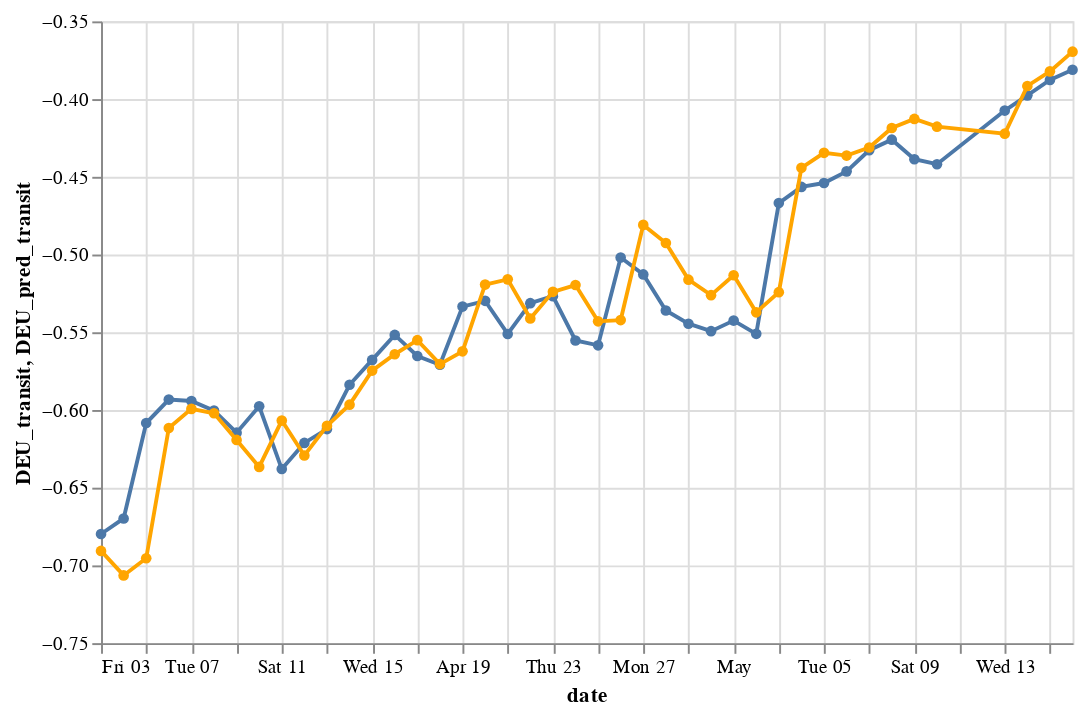

This figure's notebook cell:
### Code cell
g1=alt.Chart(pred_df).mark_line(point=True).encode(
    alt.X('date', scale=alt.Scale(zero=False)),
    alt.Y('DEU_transit:Q', scale=alt.Scale(zero=False)),
#     size='transit:Q',
).properties(
    width=500,
    height=320
)


g2=alt.Chart(pred_df).mark_line(point=True).encode(
    alt.X('date', scale=alt.Scale(zero=False)),
    alt.Y('DEU_pred_transit:Q', scale=alt.Scale(zero=False)),
    color=alt.ColorValue('orange'),
).properties(
    width=500,
    height=320
)

alt.vconcat(
    g1 + g2,
).resolve_legend(
    color="independent",
    size="independent"
)

### Figure 1 — Vega-Lite specification as saved in the notebook (floating-point values rounded to 4 significant figures)
{"config": {"view": {"continuousWidth": 400, "continuousHeight": 300}}, "vconcat": [{"layer": [{"mark": {"type": "line", "point": true}, "encoding": {"x": {"type": "temporal", "field": "date", "scale": {"zero": false}}, "y": {"type": "quantitative", "field": "DEU_transit", "scale": {"zero": false}}}, "height": 320, "width": 500}, {"mark": {"type": "line", "point": true}, "encoding": {"color": {"value": "orange"}, "x": {"type": "temporal", "field": "date", "scale": {"zero": false}}, "y": {"type": "quantitative", "field": "DEU_pred_transit", "scale": {"zero": false}}}, "height": 320, "width": 500}]}], "data": {"name": "data-a09894dd22212ebcf9ca750d8ae5a68b"}, "resolve": {"legend": {"color": "independent", "size": "independent"}}, "$schema": "https://vega.github.io/schema/vega-lite/v4.0.2.json", "datasets": {"data-a09894dd22212ebcf9ca750d8ae5a68b": [{"DEU_transit": -0.6798, "DEU_pred_transit": -0.6907, "date": "2020-04-03T00:00:00"}, {"DEU_transit": -0.6698, "DEU_pred_transit": -0.7064, "date": "2020-04-04T00:00:00"}, {"DEU_transit": -0.6084, "DEU_pred_transit": -0.6954, "date": "2020-04-05T00:00:00"}, {"DEU_transit": -0.5933, "DEU_pred_transit": -0.6116, "date": "2020-04-06T00:00:00"}, {"DEU_transit": -0.5942, "DEU_pred_transit": -0.5993, "date": "2020-04-07T00:00:00"}, {"DEU_transit": -0.6004, "DEU_pred_transit": -0.6021, "date": "2020-04-08T00:00:00"}, {"DEU_transit": -0.6146, "DEU_pred_transit": -0.6193, "date": "2020-04-09T00:00:00"}, {"DEU_transit": -0.5976, "DEU_pred_transit": -0.6366, "date": "2020-04-10T00:00:00"}, {"DEU_transit": -0.638, "DEU_pred_transit": -0.6068, "date": "2020-04-11T00:00:00"}, {"DEU_transit": -0.6212, "DEU_pred_transit": -0.6293, "date": "2020-04-12T00:00:00"}, {"DEU_transit": -0.6123, "DEU_pred_transit": -0.6102, "date": "2020-04-13T00:00:00"}, {"DEU_transit": -0.5838, "DEU_pred_transit": -0.5966, "date": "2020-04-14T00:00:00"}, {"DEU_transit": -0.5678, "DEU_pred_transit": -0.5747, "date": "2020-04-15T00:00:00"}, {"DEU_transit": -0.5517, "DEU_pred_transit": -0.5641, "date": "2020-04-16T00:00:00"}, {"DEU_transit": -0.5653, "DEU_pred_transit": -0.5551, "date": "2020-04-17T00:00:00"}, {"DEU_transit": -0.5709, "DEU_pred_transit": -0.5705, "date": "2020-04-18T00:00:00"}, {"DEU_transit": -0.5335, "DEU_pred_transit": -0.5623, "date": "2020-04-19T00:00:00"}, {"DEU_transit": -0.5298, "DEU_pred_transit": -0.5193, "date": "2020-04-20T00:00:00"}, {"DEU_transit": -0.5511, "DEU_pred_transit": -0.516, "date": "2020-04-21T00:00:00"}, {"DEU_transit": -0.5313, "DEU_pred_transit": -0.5412, "date": "2020-04-22T00:00:00"}, {"DEU_transit": -0.5268, "DEU_pred_transit": -0.524, "date": "2020-04-23T00:00:00"}, {"DEU_transit": -0.5553, "DEU_pred_transit": -0.5196, "date": "2020-04-24T00:00:00"}, {"DEU_transit": -0.5584, "DEU_pred_transit": -0.543, "date": "2020-04-25T00:00:00"}, {"DEU_transit": -0.5019, "DEU_pred_transit": -0.5422, "date": "2020-04-26T00:00:00"}, {"DEU_transit": -0.5128, "DEU_pred_transit": -0.4809, "date": "2020-04-27T00:00:00"}, {"DEU_transit": -0.536, "DEU_pred_transit": -0.4926, "date": "2020-04-28T00:00:00"}, {"DEU_transit": -0.5445, "DEU_pred_transit": -0.5162, "date": "2020-04-29T00:00:00"}, {"DEU_transit": -0.5493, "DEU_pred_transit": -0.5261, "date": "2020-04-30T00:00:00"}, {"DEU_transit": -0.5425, "DEU_pred_transit": -0.5134, "date": "2020-05-01T00:00:00"}, {"DEU_transit": -0.551, "DEU_pred_transit": -0.5372, "date": "2020-05-02T00:00:00"}, {"DEU_transit": -0.4669, "DEU_pred_transit": -0.5242, "date": "2020-05-03T00:00:00"}, {"DEU_transit": -0.4565, "DEU_pred_transit": -0.4442, "date": "2020-05-04T00:00:00"}, {"DEU_transit": -0.454, "DEU_pred_transit": -0.4346, "date": "2020-05-05T00:00:00"}, {"DEU_transit": -0.4465, "DEU_pred_transit": -0.4364, "date": "2020-05-06T00:00:00"}, {"DEU_transit": -0.4329, "DEU_pred_transit": -0.4312, "date": "2020-05-07T00:00:00"}, {"DEU_transit": -0.4261, "DEU_pred_transit": -0.4186, "date": "2020-05-08T00:00:00"}, {"DEU_transit": -0.4387, "DEU_pred_transit": -0.4128, "date": "2020-05-09T00:00:00"}, {"DEU_transit": -0.4419, "DEU_pred_transit": -0.4177, "date": "2020-05-10T00:00:00"}, {"DEU_transit": -0.4074, "DEU_pred_transit": -0.4222, "date": "2020-05-13T00:00:00"}, {"DEU_transit": -0.3976, "DEU_pred_transit": -0.3916, "date": "2020-05-14T00:00:00"}, {"DEU_transit": -0.3877, "DEU_pred_transit": -0.3822, "date": "2020-05-15T00:00:00"}, {"DEU_transit": -0.3811, "DEU_pred_transit": -0.3695, "date": "2020-05-16T00:00:00"}]}}
